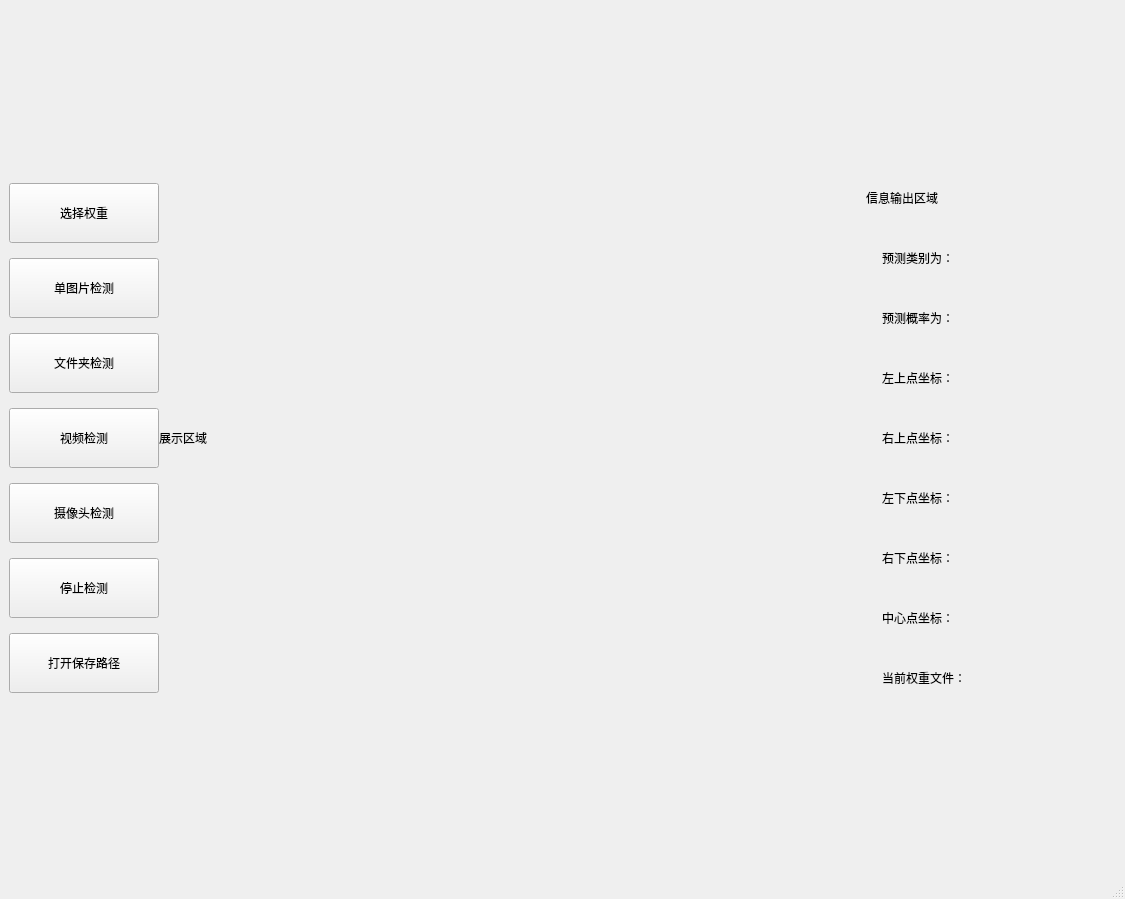
<?xml version="1.0" encoding="UTF-8"?>
<ui version="4.0">
 <class>MainWindow</class>
 <widget class="QMainWindow" name="MainWindow">
  <property name="geometry">
   <rect>
    <x>0</x>
    <y>0</y>
    <width>1125</width>
    <height>899</height>
   </rect>
  </property>
  <property name="windowTitle">
   <string>YOLOv5检测界面</string>
  </property>
  <widget class="QWidget" name="centralwidget">
   <layout class="QGridLayout" name="gridLayout">
    <item row="0" column="0">
     <layout class="QHBoxLayout" name="horizontalLayout_all">
      <property name="spacing">
       <number>0</number>
      </property>
      <item>
       <layout class="QVBoxLayout" name="verticalLayout_left" stretch="0,0,0,0,0,0,0">
        <property name="sizeConstraint">
         <enum>QLayout::SetDefaultConstraint</enum>
        </property>
        <item>
         <widget class="QPushButton" name="pushButton_selectpt">
          <property name="sizePolicy">
           <sizepolicy hsizetype="Minimum" vsizetype="Expanding">
            <horstretch>0</horstretch>
            <verstretch>0</verstretch>
           </sizepolicy>
          </property>
          <property name="minimumSize">
           <size>
            <width>150</width>
            <height>60</height>
           </size>
          </property>
          <property name="maximumSize">
           <size>
            <width>150</width>
            <height>60</height>
           </size>
          </property>
          <property name="text">
           <string>选择权重</string>
          </property>
         </widget>
        </item>
        <item>
         <widget class="QPushButton" name="pushButton_img">
          <property name="sizePolicy">
           <sizepolicy hsizetype="Minimum" vsizetype="Expanding">
            <horstretch>0</horstretch>
            <verstretch>0</verstretch>
           </sizepolicy>
          </property>
          <property name="minimumSize">
           <size>
            <width>150</width>
            <height>60</height>
           </size>
          </property>
          <property name="maximumSize">
           <size>
            <width>150</width>
            <height>60</height>
           </size>
          </property>
          <property name="text">
           <string>单图片检测</string>
          </property>
         </widget>
        </item>
        <item>
         <widget class="QPushButton" name="pushButton_imgfolder">
          <property name="sizePolicy">
           <sizepolicy hsizetype="Minimum" vsizetype="Expanding">
            <horstretch>0</horstretch>
            <verstretch>0</verstretch>
           </sizepolicy>
          </property>
          <property name="minimumSize">
           <size>
            <width>150</width>
            <height>60</height>
           </size>
          </property>
          <property name="maximumSize">
           <size>
            <width>150</width>
            <height>60</height>
           </size>
          </property>
          <property name="text">
           <string>文件夹检测</string>
          </property>
         </widget>
        </item>
        <item>
         <widget class="QPushButton" name="pushButton_video">
          <property name="sizePolicy">
           <sizepolicy hsizetype="Minimum" vsizetype="Expanding">
            <horstretch>0</horstretch>
            <verstretch>0</verstretch>
           </sizepolicy>
          </property>
          <property name="minimumSize">
           <size>
            <width>150</width>
            <height>60</height>
           </size>
          </property>
          <property name="maximumSize">
           <size>
            <width>150</width>
            <height>60</height>
           </size>
          </property>
          <property name="text">
           <string>视频检测</string>
          </property>
         </widget>
        </item>
        <item>
         <widget class="QPushButton" name="pushButton_camera">
          <property name="sizePolicy">
           <sizepolicy hsizetype="Minimum" vsizetype="Expanding">
            <horstretch>0</horstretch>
            <verstretch>0</verstretch>
           </sizepolicy>
          </property>
          <property name="minimumSize">
           <size>
            <width>150</width>
            <height>60</height>
           </size>
          </property>
          <property name="maximumSize">
           <size>
            <width>150</width>
            <height>60</height>
           </size>
          </property>
          <property name="text">
           <string>摄像头检测</string>
          </property>
         </widget>
        </item>
        <item>
         <widget class="QPushButton" name="pushButton_stop">
          <property name="sizePolicy">
           <sizepolicy hsizetype="Minimum" vsizetype="Expanding">
            <horstretch>0</horstretch>
            <verstretch>0</verstretch>
           </sizepolicy>
          </property>
          <property name="minimumSize">
           <size>
            <width>150</width>
            <height>60</height>
           </size>
          </property>
          <property name="maximumSize">
           <size>
            <width>150</width>
            <height>60</height>
           </size>
          </property>
          <property name="text">
           <string>停止检测</string>
          </property>
         </widget>
        </item>
        <item>
         <widget class="QPushButton" name="pushButton_savefolder">
          <property name="sizePolicy">
           <sizepolicy hsizetype="Minimum" vsizetype="Expanding">
            <horstretch>0</horstretch>
            <verstretch>0</verstretch>
           </sizepolicy>
          </property>
          <property name="minimumSize">
           <size>
            <width>150</width>
            <height>60</height>
           </size>
          </property>
          <property name="maximumSize">
           <size>
            <width>150</width>
            <height>60</height>
           </size>
          </property>
          <property name="text">
           <string>打开保存路径</string>
          </property>
         </widget>
        </item>
       </layout>
      </item>
      <item>
       <widget class="QLabel" name="label_display">
        <property name="minimumSize">
         <size>
          <width>700</width>
          <height>0</height>
         </size>
        </property>
        <property name="text">
         <string>展示区域</string>
        </property>
       </widget>
      </item>
      <item>
       <layout class="QVBoxLayout" name="verticalLayout_rightall">
        <item>
         <widget class="QLabel" name="label_infooutput">
          <property name="minimumSize">
           <size>
            <width>250</width>
            <height>60</height>
           </size>
          </property>
          <property name="maximumSize">
           <size>
            <width>250</width>
            <height>60</height>
           </size>
          </property>
          <property name="text">
           <string>信息输出区域</string>
          </property>
         </widget>
        </item>
        <item>
         <layout class="QVBoxLayout" name="verticalLayout_right_2">
          <item>
           <layout class="QHBoxLayout" name="horizontalLayout_cls">
            <item>
             <widget class="QLabel" name="label_clsleft">
              <property name="sizePolicy">
               <sizepolicy hsizetype="Preferred" vsizetype="Preferred">
                <horstretch>0</horstretch>
                <verstretch>0</verstretch>
               </sizepolicy>
              </property>
              <property name="minimumSize">
               <size>
                <width>100</width>
                <height>60</height>
               </size>
              </property>
              <property name="maximumSize">
               <size>
                <width>100</width>
                <height>60</height>
               </size>
              </property>
              <property name="text">
               <string>预测类别为：</string>
              </property>
             </widget>
            </item>
            <item>
             <widget class="QLabel" name="label_cls">
              <property name="minimumSize">
               <size>
                <width>100</width>
                <height>60</height>
               </size>
              </property>
              <property name="maximumSize">
               <size>
                <width>100</width>
                <height>60</height>
               </size>
              </property>
              <property name="text">
               <string/>
              </property>
             </widget>
            </item>
           </layout>
          </item>
          <item>
           <layout class="QHBoxLayout" name="horizontalLayout_prb">
            <item>
             <widget class="QLabel" name="label_prbleft">
              <property name="minimumSize">
               <size>
                <width>100</width>
                <height>60</height>
               </size>
              </property>
              <property name="maximumSize">
               <size>
                <width>100</width>
                <height>60</height>
               </size>
              </property>
              <property name="text">
               <string>预测概率为：</string>
              </property>
             </widget>
            </item>
            <item>
             <widget class="QLabel" name="label_prb">
              <property name="minimumSize">
               <size>
                <width>100</width>
                <height>60</height>
               </size>
              </property>
              <property name="maximumSize">
               <size>
                <width>100</width>
                <height>60</height>
               </size>
              </property>
              <property name="text">
               <string/>
              </property>
             </widget>
            </item>
           </layout>
          </item>
          <item>
           <layout class="QHBoxLayout" name="horizontalLayout_lefttop">
            <item>
             <widget class="QLabel" name="label_lefttop">
              <property name="minimumSize">
               <size>
                <width>100</width>
                <height>60</height>
               </size>
              </property>
              <property name="maximumSize">
               <size>
                <width>100</width>
                <height>60</height>
               </size>
              </property>
              <property name="text">
               <string>左上点坐标：</string>
              </property>
             </widget>
            </item>
            <item>
             <widget class="QLabel" name="label_lefttoppos">
              <property name="minimumSize">
               <size>
                <width>100</width>
                <height>60</height>
               </size>
              </property>
              <property name="maximumSize">
               <size>
                <width>100</width>
                <height>60</height>
               </size>
              </property>
              <property name="text">
               <string/>
              </property>
             </widget>
            </item>
           </layout>
          </item>
          <item>
           <layout class="QHBoxLayout" name="horizontalLayout_righttop">
            <item>
             <widget class="QLabel" name="label_righttop">
              <property name="minimumSize">
               <size>
                <width>100</width>
                <height>60</height>
               </size>
              </property>
              <property name="maximumSize">
               <size>
                <width>100</width>
                <height>60</height>
               </size>
              </property>
              <property name="text">
               <string>右上点坐标：</string>
              </property>
             </widget>
            </item>
            <item>
             <widget class="QLabel" name="label_righttoppos">
              <property name="minimumSize">
               <size>
                <width>100</width>
                <height>60</height>
               </size>
              </property>
              <property name="maximumSize">
               <size>
                <width>100</width>
                <height>60</height>
               </size>
              </property>
              <property name="text">
               <string/>
              </property>
             </widget>
            </item>
           </layout>
          </item>
          <item>
           <layout class="QHBoxLayout" name="horizontalLayout_leftbottom">
            <item>
             <widget class="QLabel" name="label_leftbottom">
              <property name="minimumSize">
               <size>
                <width>100</width>
                <height>60</height>
               </size>
              </property>
              <property name="maximumSize">
               <size>
                <width>100</width>
                <height>60</height>
               </size>
              </property>
              <property name="text">
               <string>左下点坐标：</string>
              </property>
             </widget>
            </item>
            <item>
             <widget class="QLabel" name="label_leftbottompos">
              <property name="minimumSize">
               <size>
                <width>100</width>
                <height>60</height>
               </size>
              </property>
              <property name="maximumSize">
               <size>
                <width>100</width>
                <height>60</height>
               </size>
              </property>
              <property name="text">
               <string/>
              </property>
             </widget>
            </item>
           </layout>
          </item>
          <item>
           <layout class="QHBoxLayout" name="horizontalLayout_rightbottom">
            <item>
             <widget class="QLabel" name="label_rightbottom">
              <property name="minimumSize">
               <size>
                <width>100</width>
                <height>60</height>
               </size>
              </property>
              <property name="maximumSize">
               <size>
                <width>100</width>
                <height>60</height>
               </size>
              </property>
              <property name="text">
               <string>右下点坐标：</string>
              </property>
             </widget>
            </item>
            <item>
             <widget class="QLabel" name="label_rightbottompos">
              <property name="minimumSize">
               <size>
                <width>100</width>
                <height>60</height>
               </size>
              </property>
              <property name="maximumSize">
               <size>
                <width>100</width>
                <height>60</height>
               </size>
              </property>
              <property name="text">
               <string/>
              </property>
             </widget>
            </item>
           </layout>
          </item>
          <item>
           <layout class="QHBoxLayout" name="horizontalLayout_center">
            <item>
             <widget class="QLabel" name="label_center">
              <property name="minimumSize">
               <size>
                <width>100</width>
                <height>60</height>
               </size>
              </property>
              <property name="maximumSize">
               <size>
                <width>100</width>
                <height>60</height>
               </size>
              </property>
              <property name="text">
               <string>中心点坐标：</string>
              </property>
             </widget>
            </item>
            <item>
             <widget class="QLabel" name="label_centerpos">
              <property name="minimumSize">
               <size>
                <width>100</width>
                <height>60</height>
               </size>
              </property>
              <property name="maximumSize">
               <size>
                <width>100</width>
                <height>60</height>
               </size>
              </property>
              <property name="text">
               <string/>
              </property>
             </widget>
            </item>
           </layout>
          </item>
          <item>
           <layout class="QHBoxLayout" name="horizontalLayout_currentpt">
            <item>
             <widget class="QLabel" name="label_currentptleft">
              <property name="minimumSize">
               <size>
                <width>100</width>
                <height>60</height>
               </size>
              </property>
              <property name="maximumSize">
               <size>
                <width>100</width>
                <height>60</height>
               </size>
              </property>
              <property name="text">
               <string>当前权重文件：</string>
              </property>
             </widget>
            </item>
            <item>
             <widget class="QLabel" name="label_currentpt">
              <property name="minimumSize">
               <size>
                <width>100</width>
                <height>60</height>
               </size>
              </property>
              <property name="maximumSize">
               <size>
                <width>100</width>
                <height>60</height>
               </size>
              </property>
              <property name="text">
               <string/>
              </property>
             </widget>
            </item>
           </layout>
          </item>
         </layout>
        </item>
       </layout>
      </item>
     </layout>
    </item>
   </layout>
  </widget>
  <widget class="QMenuBar" name="menubar">
   <property name="geometry">
    <rect>
     <x>0</x>
     <y>0</y>
     <width>1125</width>
     <height>26</height>
    </rect>
   </property>
  </widget>
  <widget class="QStatusBar" name="statusbar"/>
 </widget>
 <resources/>
 <connections/>
</ui>
